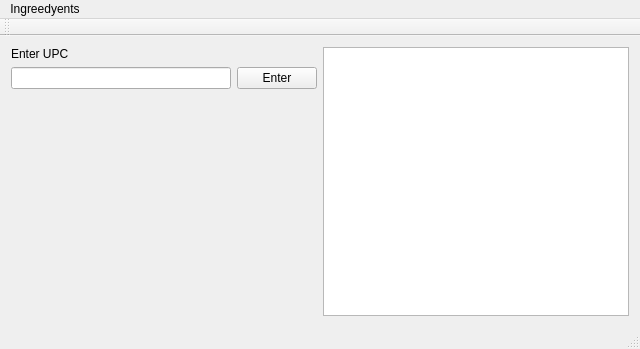
<?xml version="1.0" encoding="UTF-8"?>
<ui version="4.0">
 <class>MainWindow</class>
 <widget class="QMainWindow" name="MainWindow">
  <property name="geometry">
   <rect>
    <x>0</x>
    <y>0</y>
    <width>640</width>
    <height>349</height>
   </rect>
  </property>
  <property name="windowTitle">
   <string>MainWindow</string>
  </property>
  <widget class="QWidget" name="centralWidget">
   <layout class="QHBoxLayout" name="horizontalLayout_2">
    <item>
     <layout class="QVBoxLayout" name="verticalLayout">
      <item>
       <widget class="QLabel" name="label">
        <property name="text">
         <string>Enter UPC</string>
        </property>
       </widget>
      </item>
      <item>
       <layout class="QHBoxLayout" name="horizontalLayout">
        <item>
         <widget class="QLineEdit" name="lineEdit"/>
        </item>
        <item>
         <widget class="QPushButton" name="pushButton">
          <property name="text">
           <string>Enter</string>
          </property>
         </widget>
        </item>
       </layout>
      </item>
      <item>
       <spacer name="verticalSpacer">
        <property name="orientation">
         <enum>Qt::Vertical</enum>
        </property>
        <property name="sizeHint" stdset="0">
         <size>
          <width>20</width>
          <height>40</height>
         </size>
        </property>
       </spacer>
      </item>
     </layout>
    </item>
    <item>
     <widget class="QTextBrowser" name="textBrowser"/>
    </item>
   </layout>
  </widget>
  <widget class="QMenuBar" name="menuBar">
   <property name="geometry">
    <rect>
     <x>0</x>
     <y>0</y>
     <width>640</width>
     <height>22</height>
    </rect>
   </property>
   <widget class="QMenu" name="menuIngreedyents">
    <property name="title">
     <string>Ingreedyents</string>
    </property>
   </widget>
   <addaction name="menuIngreedyents"/>
  </widget>
  <widget class="QToolBar" name="mainToolBar">
   <attribute name="toolBarArea">
    <enum>TopToolBarArea</enum>
   </attribute>
   <attribute name="toolBarBreak">
    <bool>false</bool>
   </attribute>
  </widget>
  <widget class="QStatusBar" name="statusBar"/>
 </widget>
 <layoutdefault spacing="6" margin="11"/>
 <resources/>
 <connections>
  <connection>
   <sender>lineEdit</sender>
   <signal>returnPressed()</signal>
   <receiver>pushButton</receiver>
   <slot>click()</slot>
   <hints>
    <hint type="sourcelabel">
     <x>205</x>
     <y>88</y>
    </hint>
    <hint type="destinationlabel">
     <x>259</x>
     <y>82</y>
    </hint>
   </hints>
  </connection>
 </connections>
</ui>
